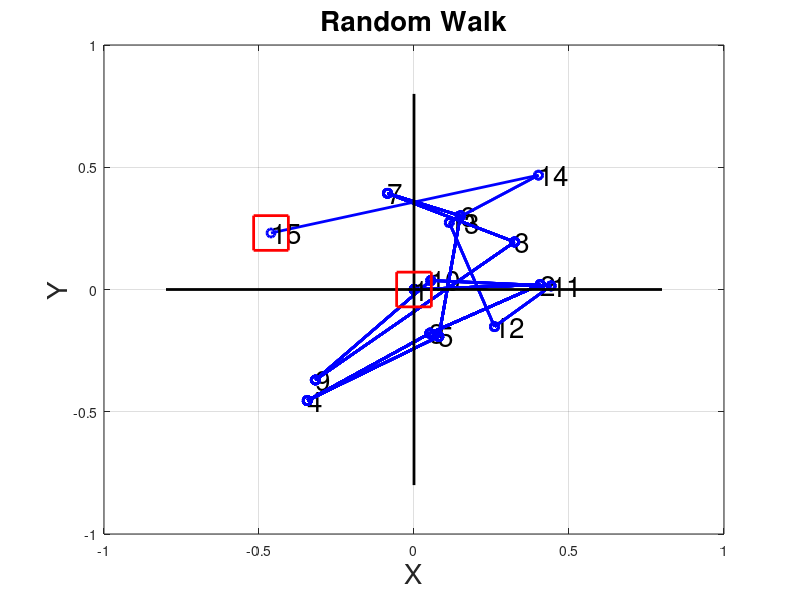

Recreate this plot in MATLAB.
% Demo to do a random walk in 2 dimensions.
% User is asked for the number of steps to take.
clc;    % Clear the command window.
clearvars;
close all;  % Close all figures (except those of imtool.)
workspace;  % Make sure the workspace panel is showing.
fontSize = 20;
format compact;

% Ask user for a number of steps to take.
defaultValue = 15;
titleBar = 'Enter an integer value';
userPrompt = 'Enter the number of steps to take: ';
caUserInput = inputdlg(userPrompt, userPrompt, 1, {num2str(defaultValue)});
if isempty(caUserInput),return,end; % Bail out if they clicked Cancel.
integerValue = round(str2num(cell2mat(caUserInput)));
% Check for a valid integer.
if isnan(integerValue)
    % They didn't enter a number.  
    % They clicked Cancel, or entered a character, symbols, or something else not allowed.
    integerValue = defaultValue;
    message = sprintf('I said it had to be an integer.\nI will use %d and continue.', integerValue);
    uiwait(warndlg(message));
end
numberOfSteps = integerValue;
deltax = rand(numberOfSteps) - 0.5;
deltay = rand(numberOfSteps) - 0.5;
xy = zeros(numberOfSteps,2);
for step = 2 : numberOfSteps
	% Walk in the x direction.
	xy(step, 1) = xy(step, 1) + deltax(step);	
	% Walk in the y direction.
	xy(step, 2) = xy(step, 2) + deltay(step);
	% Now plot the walk so far.
	xCoords = xy(1:step, 1);
	yCoords = xy(1:step, 2);
	plot(xCoords, yCoords, 'bo-', 'LineWidth', 2);
	hold on;
	textLabel = sprintf('%d', step);
	text(xCoords(end), yCoords(end), textLabel, 'fontSize', fontSize);
end

% Plot x and y axes
line(xlim, [0,0], 'Color', 'k', 'LineWidth', 2);
line([0,0], ylim, 'Color', 'k', 'LineWidth', 2);

% Mark the first point in red.
hold on;
plot(xy(1,1), xy(1,2), 'rs', 'LineWidth', 2, 'MarkerSize', 25);
textLabel = '1';
text(xy(1,1), xy(1,2), textLabel, 'fontSize', fontSize);
grid on;

% Mark the last point in red.
plot(xCoords(end), yCoords(end), 'rs', 'LineWidth', 2, 'MarkerSize', 25);
title('Random Walk', 'FontSize', fontSize);
xlabel('X', 'FontSize', fontSize);
ylabel('Y', 'FontSize', fontSize);

% Enlarge figure to full screen.
set(gcf, 'units','normalized','outerposition',[0 0 1 1]);

% Calculate the distance from the origin.
distanceFromOrigin = hypot(xCoords(end), yCoords(end));
message = sprintf('Done with demo!\nDistance of endpoint from origin = %.3f', distanceFromOrigin);
msgbox(message);
